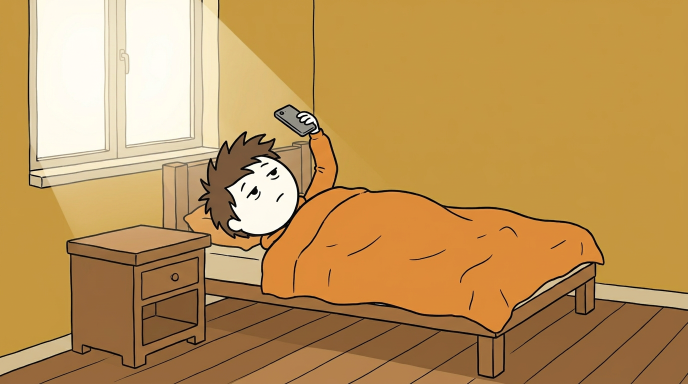
#> input picture kit/scenes/bedroom.png, 1376 x 768 px (shown at 1/2 size)
$ python -i engine.py   (imports and definitions only)
#> lines starting #> are read from the running program, lines starting #| are printed output that depends on the picture
"""Every Type Of ... video engine. Usage: python3 engine.py recipe.json [t1 t2 ...]  (times = test frames)"""
import json, subprocess, math, sys, wave, struct, random, glob, os
from PIL import Image, ImageDraw, ImageFont

W, H, FPS = 1080, 1920, 30
G = "/usr/share/fonts/truetype/google-fonts/ofl/"
def mont(size, style="Bold"):
    f = ImageFont.truetype(G + "montserrat/Montserrat[wght].ttf", size); f.set_variation_by_name(style); return f
# [1 line that did not run here, left out]
# [1 line that did not run here, left out]
# [1 line that did not run here, left out]
# [1 line that did not run here, left out]
# [1 line that did not run here, left out]
# [1 line that did not run here, left out]
#> further down, picture is the input picture: PIL image 1376x768 RGB; mean R, G, B 189.9, 148.4, 87.4
SX, SY, SW, SH = 0, 285, 1080, 1350
TALL = True
AV = {"Sam": (60, 170, 150), "Leo": (232, 140, 50), "Maya": (200, 90, 160), "Jay": (90, 120, 220), "Boss": (90, 90, 90), "You": (10, 132, 255)}

def trim(im):
    """Remove a plain light border/frame, then fit to the scene area shape."""
    import numpy as np
    a = np.array(im).astype(int); c = a[2, 2]
#> after `c = a[2, 2]`: c = [199, 152, 63]
    corners = [a[2, 2], a[2, -3], a[-3, 2], a[-3, -3]]
#> corners = [[199, 152, 63], [196, 152, 67], [149, 102, 58], [150, 108, 65]]
    if c.sum() > 600 and all(abs(x - c).sum() < 30 for x in corners):
        diff = np.abs(a - c).sum(2) > 40
        rows = np.where(diff.mean(1) > 0.5)[0]; cols = np.where(diff.mean(0) > 0.5)[0]
        if len(rows) and len(cols):
            x0, x1, y0, y1 = cols.min() + 4, cols.max() - 4, rows.min() + 4, rows.max() - 4
            if (x1 - x0) > im.width * 0.6 and (y1 - y0) > im.height * 0.6:
                im = im.crop((x0, y0, x1, y1))
    w, h = im.size; target = SW / SH
#> after `w, h = im.size`: w = 1376; h = 768
    if w / h > target + 0.01:
        # too wide: keep everything, extend the top/bottom edge colours instead of cutting the sides
        nh = int(w / target); pad = nh - h; top = pad // 2
#> after `nh = int(w / target)`: nh = 1720
#> after `pad = nh - h`: pad = 952
#> after `top = pad // 2`: top = 476
        out = Image.new("RGB", (w, nh))
#> out: PIL image 1376x1720 RGB; every value is 0
        out.paste(im.crop((0, 0, w, 1)).resize((w, top)), (0, 0))
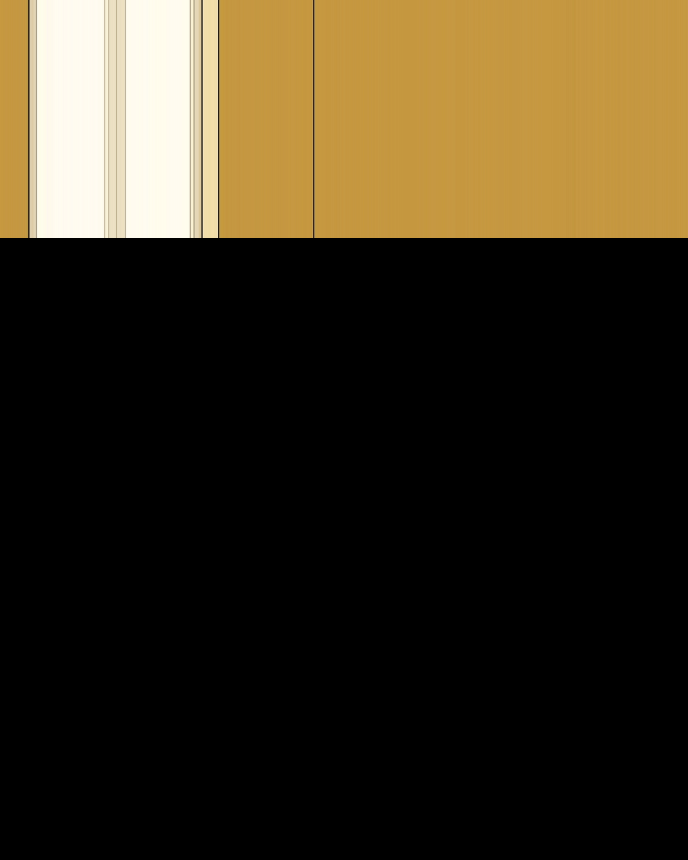
#> out: PIL image 1376x1720 RGB (shown at 1/2 size); mean R, G, B 57.9, 48.3, 29.4
        out.paste(im, (0, top))
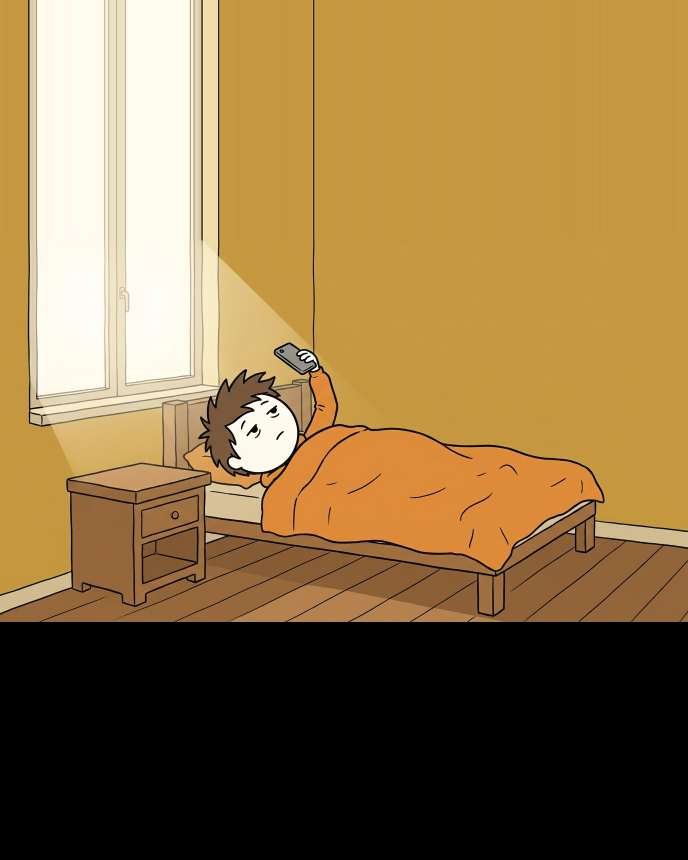
#> out: PIL image 1376x1720 RGB (shown at 1/2 size); mean R, G, B 142.7, 114.5, 68.4
        out.paste(im.crop((0, h - 1, w, h)).resize((w, nh - top - h)), (0, top + h))
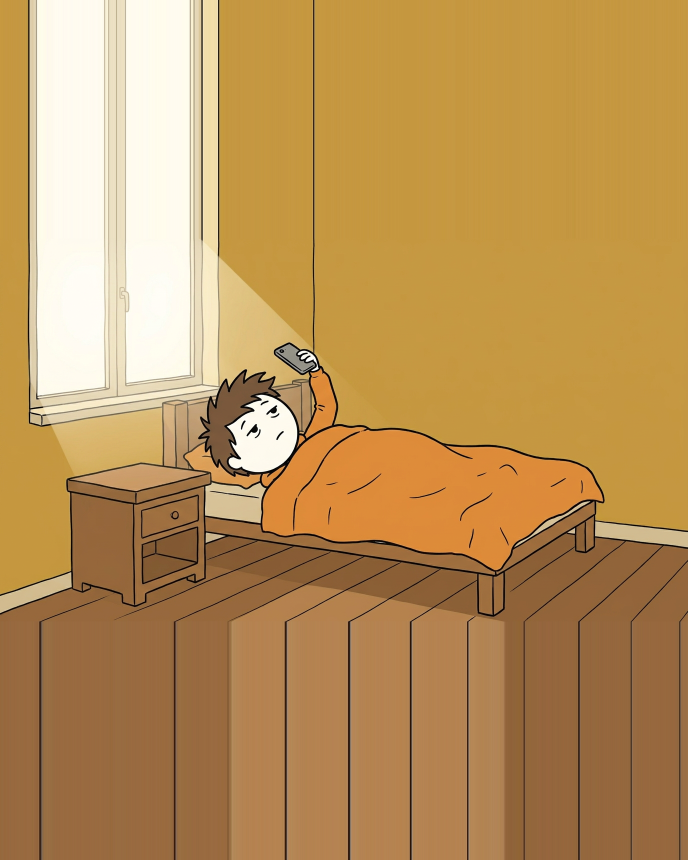
#> out: PIL image 1376x1720 RGB (shown at 1/2 size); mean R, G, B 186.8, 145.8, 87.6
        im = out
    elif w / h < target - 0.01:
        nh = int(w / target); im = im.crop((0, (h - nh) // 2, w, (h - nh) // 2 + nh))
    return im

def ease(p): return 0.5 - 0.5 * math.cos(math.pi * max(0, min(1, p)))

class Video:
    # [291 lines left out: functions __init__, phone, inbox, bubble, plates, banner and 3 more, not called in this run]

# [8 lines not run here, left out]

>>> from PIL import Image
>>> picture = Image.open('../scenes/bedroom.png')
>>> result = trim(picture)
